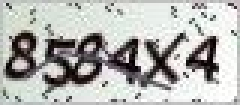
#> input picture some_spider/WeixinArticles/222.jpg, 80 x 35 px (shown 3 times larger)
$ python test.py
#> lines starting #> are read from the running program, lines starting #| are printed output that depends on the picture; after the words box and inside, x2 and y2 are one past the last pixel; in counts of white or black regions, pixels touching at a corner belong together
# [185 lines of commented-out code are left out]


import tesserocr
from PIL import Image
# image = Image.open('getAuthCode.jpg')
image = Image.open('222.jpg')
#> image is the input picture: PIL image 80x35 RGB; mean R, G, B 180.8, 181.3, 178.2
image = image.convert('L')
#> image: PIL image 80x35 L
threshold = 127
table = []
for i in range(256):
    if i < threshold:
        table.append(0)
    else:
        table.append(1)
image = image.point(table, '1')
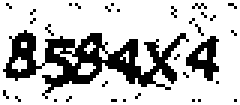
#> image: PIL image 80x35 1 (shown 3 times larger); 75.9% white; 33 black regions (31 under 20 px), largest, box (x1, y1, x2, y2) and area: (1, 10, 63, 33) 529, (62, 12, 73, 27) 83
# image.show()
#> (the run stopped early here; a loop or call above may not have finished)

$ run again, with some_spider/WeixinArticles/getAuthCode.jpg copied over some_spider/WeixinArticles/222.jpg
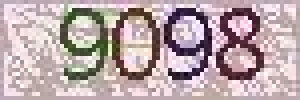
#> input picture some_spider/WeixinArticles/getAuthCode.jpg, 75 x 25 px (shown 4 times larger)
#> image is the input picture: PIL image 75x25 RGB; mean R, G, B 185.5, 166.7, 169.8
#> `image = image.convert('L')`:
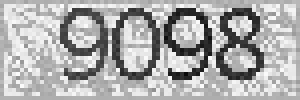
#> image: PIL image 75x25 L (shown 4 times larger); min 10, max 252, mean 172.7
#> `image = image.point(table, '1')`:
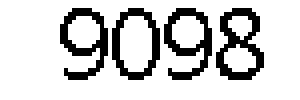
#> image: PIL image 75x25 1 (shown 4 times larger); 81% white; black in thin lines or dots, all inside (x1, y1, x2, y2) = (15, 2, 66, 20)

$ run again, with some_spider/WeixinArticles/QQ截图20180602173443.png saved as some_spider/WeixinArticles/222.jpg
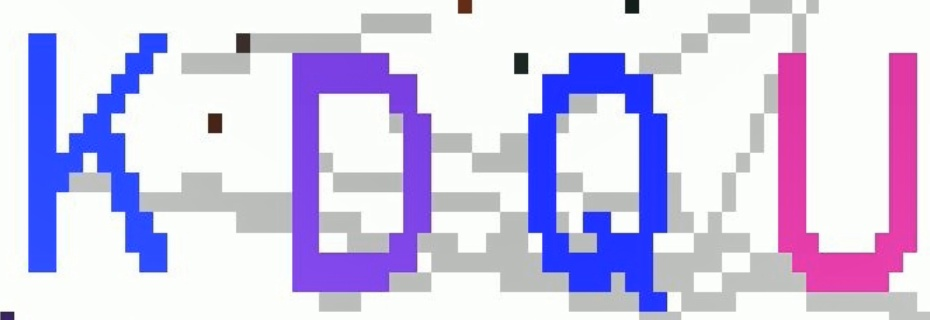
#> input picture some_spider/WeixinArticles/QQ截图20180602173443.png, 930 x 320 px
#> image is the input picture: PIL image 930x320 RGB; mean R, G, B 207.8, 199.9, 233.1
#> `image = image.convert('L')`:
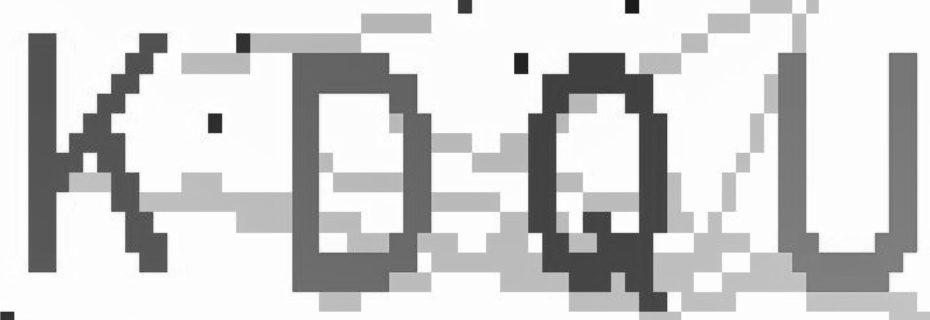
#> image: PIL image 930x320 L; min 22, max 255, mean 206
#> `image = image.point(table, '1')`:
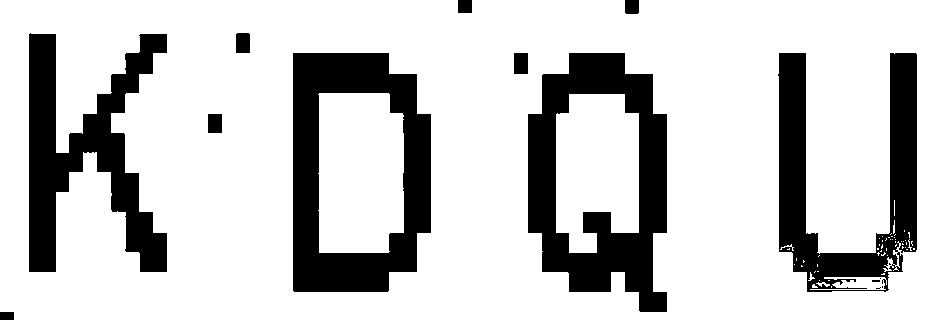
#> image: PIL image 930x320 1; 78.4% white; 15 black regions (5 under 20 px), largest, box (x1, y1, x2, y2) and area: (528, 53, 667, 312) 17451, (293, 53, 431, 292) 17162, (29, 33, 167, 272) 14545
